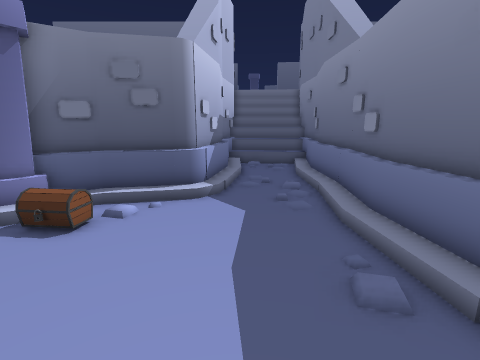
View 1 (above)

15 first-person views from a walk through a Unity game level. The camera is 1.4 m above the floor, tilts 12° down and sees 85° across. The floor is counted in squares, 0.5 m on a side. Each view is taken from the middle of a square. On the plan, view 1 faces up. The plan holds only what a view shows up to about 19 squares ahead; the rest is blank. The place goes on beyond the plan. The player character is not drawn.

View 2
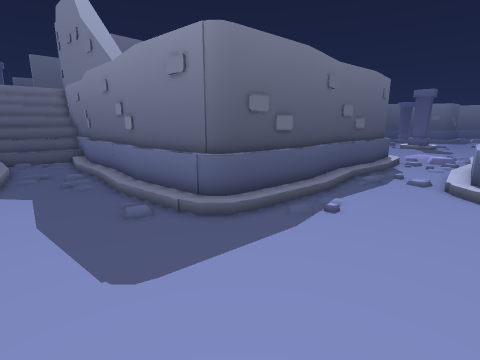

View 3
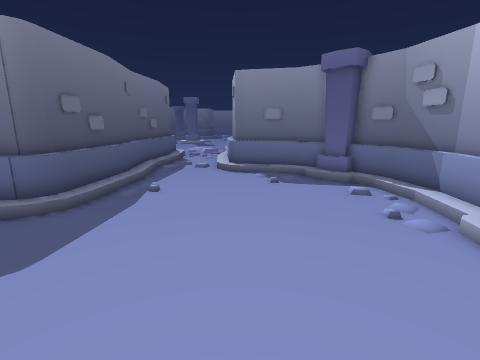

View 4
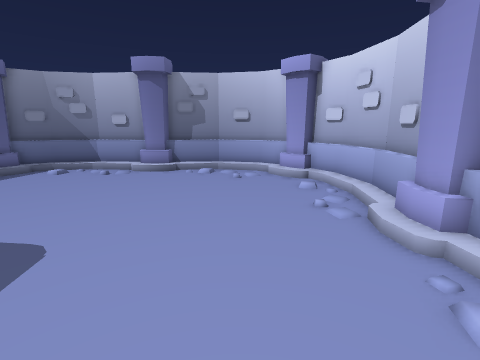

View 5
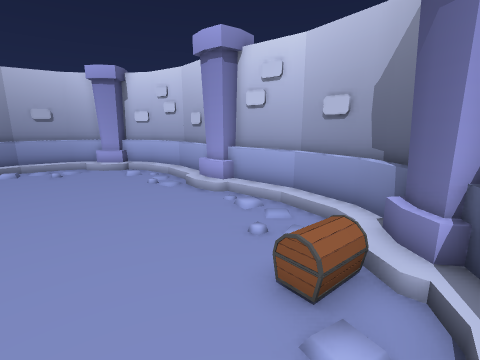

View 6
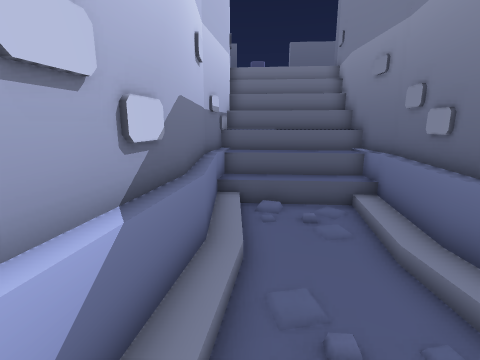

View 7
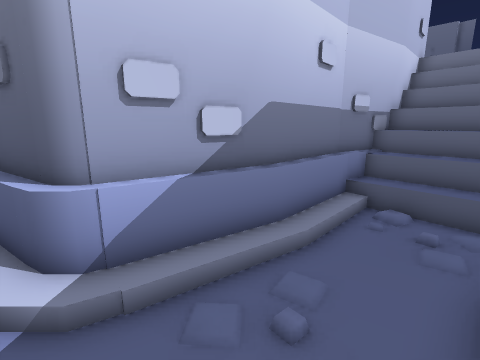

View 8
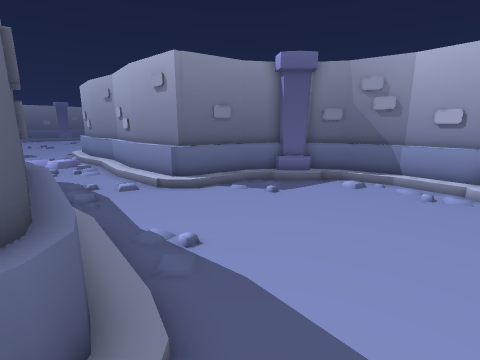

View 9
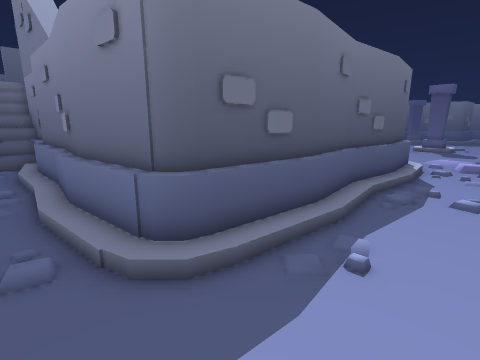

View 10
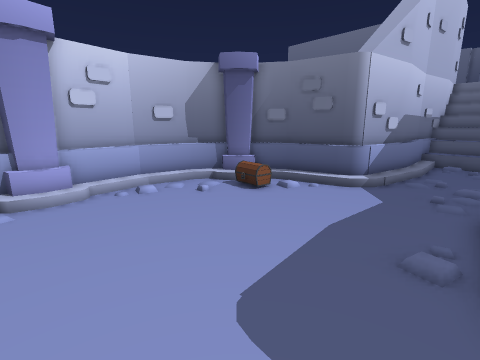

View 11
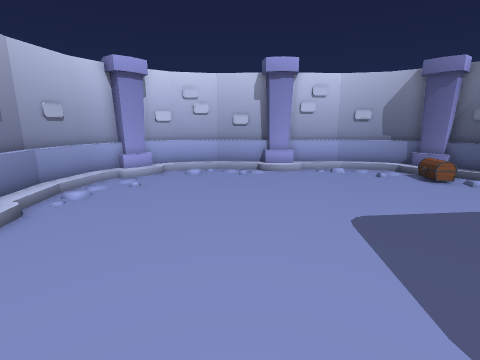

View 12
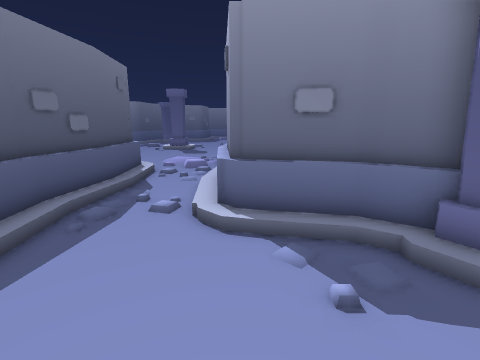

View 13
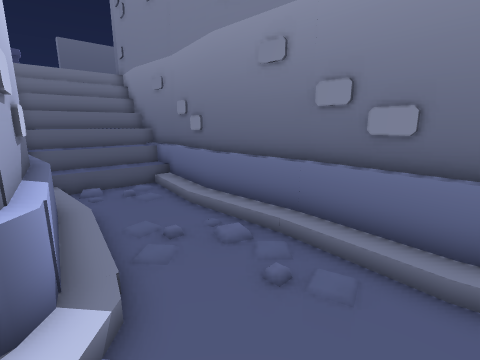

View 14
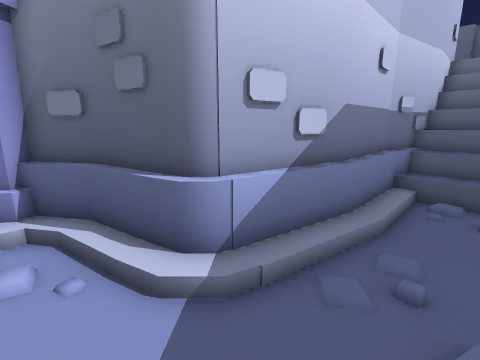

View 15
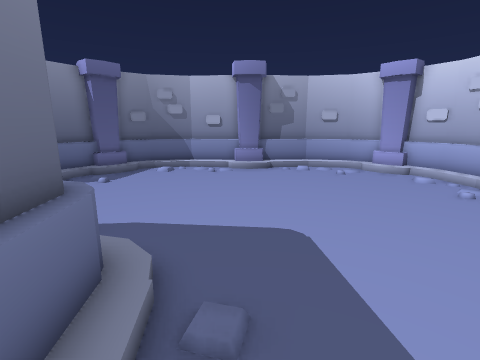

### Floor plan
Key: @ floor where view 1 was taken; # wall or solid block; x gap in a wall; . main floor; : floor 0.25 m higher than the main floor; + floor 0.5 m higher than the main floor; / step, stairs or slope; = window, fence, low wall or low ledge; ^ raised ledge; C chest; O other object.
Columns run from 9 left of view 1 to 21 right of it. Each row starts with its distance up from view 1.
 27         x      #
 26         # ///  #
 25         ^/////##
 24         #//// #
 23         #// //#
 22         #/////#
 21         #/////#
 20         #+////#
 19         #/////#
 18         #//../#
 17         ^//..=#
 16         #/...=#
 15         ^/...=^
 14        ##/...#^
 13        ##....#^
 12        #=....=#
 11      ###=.../=#
 10   ##^#==..../##
  9   #=//....../##
  8 ###/./....../#
  7 #=/CO......./^
  6 ^/........../^
  5 #.........../##
  4 =.........../=#
  3 =............=####  #####
  2 =/............==##^^===###^^###
  1 =/......................//////.
  0 #/.......@.................../.
 -1 #/.............................
 -2 =/.............................
 -3 =.....................====#====
 -4 =....................=#########
 -5 =.................../=#
 -6 #.................../##
 -7 #/................../#
 -8 #=/.............../:=#
 -9 ###/............/.:###
-10   #=//.../::/..///##
-11   ##^#==######=####
-12      ############

Where each view was taken, in squares from view 1:
view 1: 0 up, 0 right, facing up
view 2: 4 down, 1 left, facing up-right
view 3: 4 down, 4 left, facing right
view 4: 6 up, 4 left, facing down
view 5: 9 up, 1 left, facing down-left
view 6: 10 up, 0 right, facing up
view 7: 10 up, 3 right, facing up-left
view 8: 3 up, 2 right, facing down-right
view 9: 2 down, 2 right, facing up-right
view 10: 2 down, 3 right, facing up-left
view 11: 3 down, 8 right, facing left
view 12: 4 down, 5 right, facing right
view 13: 7 up, 2 left, facing up-right
view 14: 8 up, 2 right, facing up-left
view 15: 7 up, 2 right, facing down
